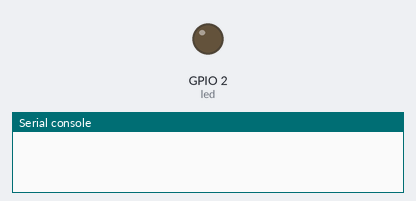
The program below on a simulated ESP8266 board running MicroPython. On the bench: output pins drawn as LEDs (lit = HIGH, except the on-board LED, lit = LOW), the last lines printed to the serial console. Deep sleep restarts the program when it ends.

Above: at 0.5 s.
At 9.1 s:
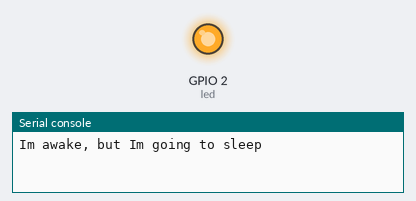
Timing chart, 0 to 22.5 s (numbered marks = the images above):
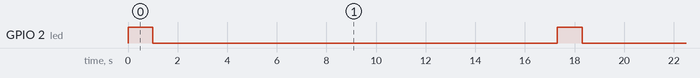

The program:

deep_sleep_esp8266.py
```python
# Complete project details at https://RandomNerdTutorials.com/micropython-programming-with-esp32-and-esp8266/

import machine
from machine import Pin
from time import sleep

led = Pin(2, Pin.OUT)

def deep_sleep(msecs):
  # configure RTC.ALARM0 to be able to wake the device
  rtc = machine.RTC()
  rtc.irq(trigger=rtc.ALARM0, wake=machine.DEEPSLEEP)

  # set RTC.ALARM0 to fire after X milliseconds (waking the device)
  rtc.alarm(rtc.ALARM0, msecs)

  # put the device to sleep
  machine.deepsleep()

#blink LED
led.value(1)
sleep(1)
led.value(0)
sleep(1)

# wait 5 seconds so that you can catch the ESP awake to establish a serial communication later
# you should remove this sleep line in your final script
sleep(5)

print('Im awake, but Im going to sleep')

#sleep for 10 seconds (10000 milliseconds)
deep_sleep(10000)
```

Measured:
- by itself, GPIO 2 (led): alternates HIGH for 1.0 s and LOW for 16.3 s
